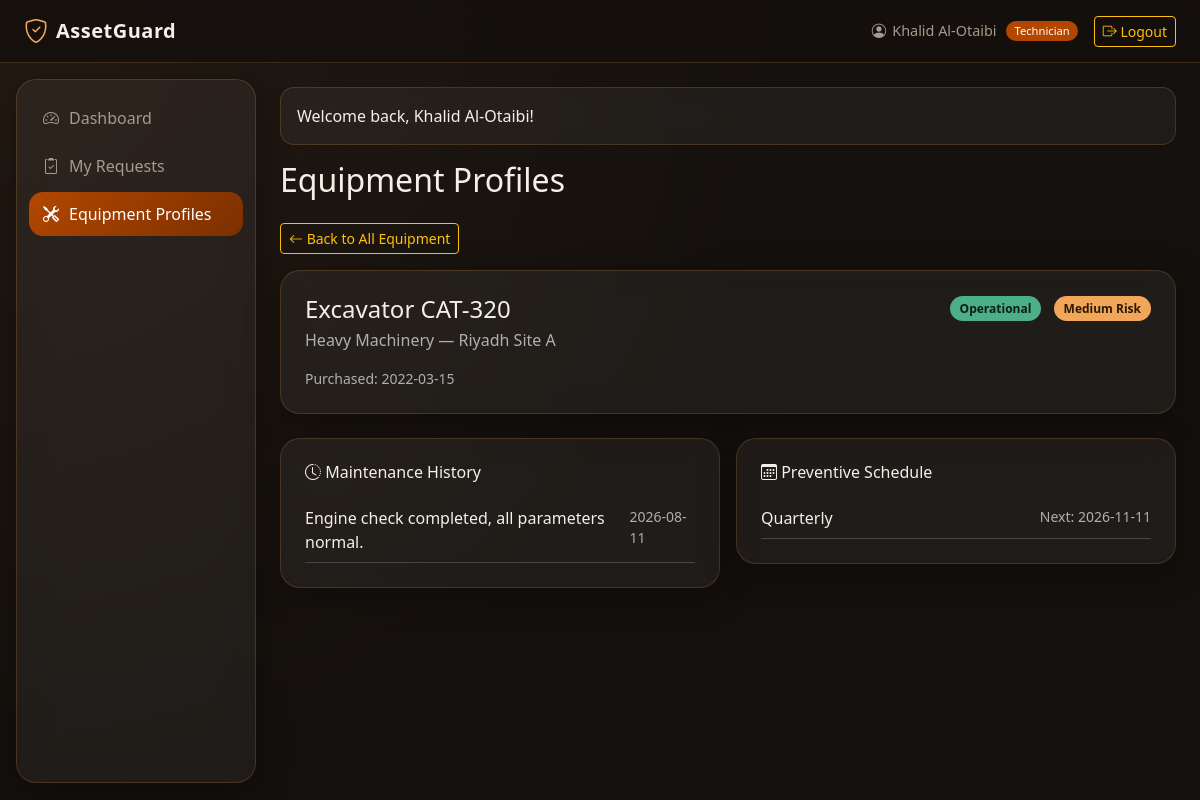
Screenshot of /technician/equipment_profile.php?id=1 (signed in) with the database file from the repository.
### tables this page shows
CREATE TABLE IF NOT EXISTS equipment (
    id INT AUTO_INCREMENT PRIMARY KEY,
    name VARCHAR(200) NOT NULL,
    type VARCHAR(100),
    location VARCHAR(150),
    status ENUM('Operational', 'Under Maintenance', 'Broken', 'Retired') DEFAULT 'Operational',
    risk_level ENUM('Low', 'Medium', 'High') DEFAULT 'Low',
    responsible_id INT,
    purchase_date DATE,
    created_at TIMESTAMP DEFAULT CURRENT_TIMESTAMP,
    FOREIGN KEY (responsible_id) REFERENCES users(id) ON DELETE SET NULL
);

CREATE TABLE IF NOT EXISTS maintenance_history (
    id INT AUTO_INCREMENT PRIMARY KEY,
    equipment_id INT NOT NULL,
    request_id INT,
    performed_by INT,
    notes TEXT,
    performed_date DATE NOT NULL,
    created_at TIMESTAMP DEFAULT CURRENT_TIMESTAMP,
    FOREIGN KEY (equipment_id) REFERENCES equipment(id) ON DELETE CASCADE,
    FOREIGN KEY (request_id) REFERENCES maintenance_requests(id) ON DELETE SET NULL,
    FOREIGN KEY (performed_by) REFERENCES users(id) ON DELETE SET NULL
);

CREATE TABLE IF NOT EXISTS maintenance_schedule (
    id INT AUTO_INCREMENT PRIMARY KEY,
    equipment_id INT NOT NULL,
    frequency ENUM('Weekly', 'Monthly', 'Quarterly', 'Yearly') DEFAULT 'Monthly',
    last_done_date DATE,
    next_due_date DATE NOT NULL,
    notes TEXT,
    created_at TIMESTAMP DEFAULT CURRENT_TIMESTAMP,
    FOREIGN KEY (equipment_id) REFERENCES equipment(id) ON DELETE CASCADE
);

### technician/equipment_profile.php (the view, shortened to what this page needs)
<?php
require_once __DIR__ . '/../config/database.php';
require_once __DIR__ . '/../includes/functions.php';
$user = getCurrentUser();
$stmt = $pdo->prepare("SELECT * FROM equipment WHERE responsible_id = ? ORDER BY name");
$stmt->execute([$user['id']]);
$equipmentList = $stmt->fetchAll();
$selected = null;
$history = [];
$schedule = [];
if (isset($_GET['id'])) {
    $id = (int) $_GET['id'];
    $check = $pdo->prepare("SELECT * FROM equipment WHERE id = ? AND responsible_id = ?");
    $check->execute([$id, $user['id']]);
    $selected = $check->fetch();
    if ($selected) {
        $h = $pdo->prepare("SELECT * FROM maintenance_history WHERE equipment_id = ? ORDER BY performed_date DESC");
        $h->execute([$id]);
        $history = $h->fetchAll();
        $s = $pdo->prepare("SELECT * FROM maintenance_schedule WHERE equipment_id = ? ORDER BY next_due_date ASC");
        $s->execute([$id]);
        $schedule = $s->fetchAll();
    }
}
include __DIR__ . '/../includes/header.php';
?>
<h2 class="mb-4">Equipment Profiles</h2>
<?php if (!$selected): ?>
<div class="row g-3">
    <?php foreach ($equipmentList as $eq): ?>
    <div class="col-md-4">
        <a href="?id=<?= $eq['id'] ?>" class="text-decoration-none">
            <div class="glass-panel p-4 h-100">
                <div class="d-flex justify-content-between align-items-start mb-2">
                    <h6 class="mb-0 text-white"><?= htmlspecialchars($eq['name']) ?></h6>
                    <span class="<?= getRiskLevelBadge($eq['risk_level']) ?>"><?= $eq['risk_level'] ?></span>
                </div>
                <p class="text-muted small mb-2"><?= htmlspecialchars($eq['type']) ?> — <?= htmlspecialchars($eq['location']) ?></p>
                <span class="<?= getStatusBadge($eq['status']) ?>"><?= $eq['status'] ?></span>
            </div>
        </a>
    </div>
    <?php endforeach; ?>
    <?php if (empty($equipmentList)): ?>
    <div class="col-12">
        <div class="glass-panel p-4 text-center text-muted">No equipment assigned to you yet.</div>
    </div>
    <?php endif; ?>
</div>
<?php else: ?>
<a href="equipment_profile.php" class="btn btn-sm btn-outline-warning mb-3"><i class="bi bi-arrow-left"></i> Back to All Equipment</a>
<div class="glass-panel p-4 mb-4">
    <div class="d-flex justify-content-between align-items-start">
        <div>
            <h4 class="mb-1"><?= htmlspecialchars($selected['name']) ?></h4>
            <p class="text-muted mb-0"><?= htmlspecialchars($selected['type']) ?> — <?= htmlspecialchars($selected['location']) ?></p>
        </div>
        <div class="text-end">
            <span class="<?= getStatusBadge($selected['status']) ?> me-2"><?= $selected['status'] ?></span>
            <span class="<?= getRiskLevelBadge($selected['risk_level']) ?>"><?= $selected['risk_level'] ?> Risk</span>
        </div>
    </div>
    <p class="text-muted small mt-3 mb-0">Purchased: <?= formatDate($selected['purchase_date']) ?></p>
</div>
<div class="row g-3">
    <div class="col-md-6">
        <div class="glass-panel p-4">
            <h6 class="mb-3"><i class="bi bi-clock-history"></i> Maintenance History</h6>
            <?php foreach ($history as $h): ?>
            <div class="py-2 border-bottom border-secondary-subtle">
                <div class="d-flex justify-content-between">
                    <span><?= htmlspecialchars($h['notes']) ?></span>
                    <small class="text-muted"><?= formatDate($h['performed_date']) ?></small>
                </div>
            </div>
            <?php endforeach; ?>
        </div>
    </div>
    <div class="col-md-6">
        <div class="glass-panel p-4">
            <h6 class="mb-3"><i class="bi bi-calendar3"></i> Preventive Schedule</h6>
            <?php foreach ($schedule as $s): ?>
            <div class="py-2 border-bottom border-secondary-subtle">
                <div class="d-flex justify-content-between">
                    <span><?= $s['frequency'] ?></span>
                    <small class="text-muted">Next: <?= formatDate($s['next_due_date']) ?></small>
                </div>
            </div>
            <?php endforeach; ?>
        </div>
    </div>
</div>
<?php endif; ?>
<?php include __DIR__ . '/../includes/footer.php'; ?>

### assets/style.css (style rules this page uses)
:root { --color-primary: #B34700; --color-primary-dark: #7A3000; --color-accent: #F2A65A; --color-accent-light: #FFD9A8; --color-bg: #14100D; --color-bg-elevated: #1E1712; --color-glass: rgba(255, 255, 255, 0.05); --color-glass-border: rgba(242, 166, 90, 0.18); --color-text: #F5EFE8; --color-text-muted: #A89A8C; --status-good: #4CAF87; --status-warning: #F2A65A; --status-danger: #E4572E; --status-info: #5AA9E6; --status-muted: #6B7280; --radius-md: 14px; --radius-lg: 20px; --transition-fast: 180ms ease; --transition-smooth: 320ms cubic-bezier(0.4, 0, 0.2, 1); }
* { box-sizing: border-box; }
body { background: radial-gradient(circle at top left, #241A12 0%, var(--color-bg) 55%); color: var(--color-text); font-family: 'Segoe UI', system-ui, -apple-system, sans-serif; min-height: 100vh; }
.glass-panel { background: var(--color-glass); border: 1px solid var(--color-glass-border); border-radius: var(--radius-lg); backdrop-filter: blur(14px); -webkit-backdrop-filter: blur(14px); box-shadow: 0 8px 32px rgba(0, 0, 0, 0.35); transition: transform var(--transition-smooth), box-shadow var(--transition-smooth); }
.badge-status-good { background: var(--status-good); color: #0A1F17; }
.badge-risk-medium { background: var(--status-warning); color: #2B1900; }
[class^="badge-"] { padding: 4px 10px; border-radius: 999px; font-size: 0.75rem; font-weight: 600; }

### rows the page displays
equipment: name "Excavator CAT-320", type "Heavy Machinery", location "Riyadh Site A", status "Operational", risk_level "Medium", purchase_date "2022-03-15"
maintenance_history: notes "Engine check completed, all parameters normal.", performed_date "2026-08-11"
maintenance_schedule: frequency "Quarterly", next_due_date "2026-11-11"

### other values shown
APP_NAME "AssetGuard"
$currentUser['name'] "Khalid Al-Otaibi"
$currentUser['role'] "Technician"
$flash['message'] "Welcome back, Khalid Al-Otaibi!"
